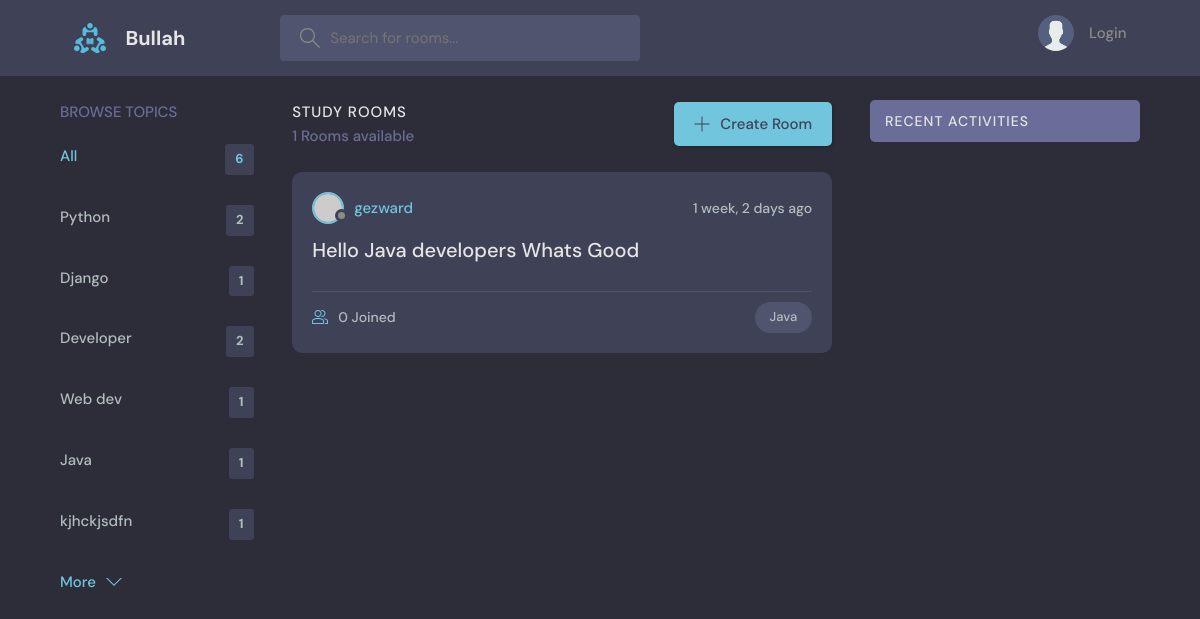
Screenshot of /?q=Java with the database file from the repository.
### base/models.py (models this page shows, shortened)
class Topic(models.Model):
    name = models.CharField(max_length=2000, null=True)

class Room(models.Model):
    host = models.ForeignKey(User, on_delete=models.SET_NULL, null=True)
    topic = models.ForeignKey(Topic, on_delete=models.SET_NULL, null=True)
    name = models.CharField(max_length=200, null=True)
    description = models.TextField(null=True, blank=True)
    participants = models.ManyToManyField(User, related_name='participants', blank=True)
    updated = models.DateTimeField(auto_now=True)
    created = models.DateTimeField(auto_now_add=True)
    class Meta:
        ordering = ['-updated', '-created']

### base/views.py (the view)
# urls.py: path('', views.home, name='home'),
def home(request):
    q = request.GET.get('q') if request.GET.get('q') is not None else ''
    rooms = Room.objects.filter(
        Q(topic__name__icontains=q) |
        Q(name__icontains=q) |
        Q(description__icontains=q)
    )
    topics = Topic.objects.all()
    room_count = rooms.count()
    room_messages = Message.objects.filter(Q(room__topic__name__icontains=q))
    context = {'rooms': rooms, 'topics': topics,
               'room_count': room_count, 'room_messages': room_messages}
    return render(request, 'base/home.html', context)

### base/templates/base/home.html (shortened to what this page needs)
{% extends 'main.html' %}
{% block content %}
    <main class="layout layout--3">
        <div class="container">
            {% include 'base/topics_component.html' %}
            <div class="roomList">
                <div class="roomList__header">
                    <div>
                        <h2>Study Rooms</h2>
                        <p>{{ room_count }} Rooms available</p>
                    </div>
                    <a class="btn btn--main" href="{% url 'create-room' %}">
                        <svg version="1.1" xmlns="http://www.w3.org/2000/svg" width="32" height="32"
                             viewBox="0 0 32 32">
                            <title>add</title>
                            <path
                                    d="M16.943 0.943h-1.885v14.115h-14.115v1.885h14.115v14.115h1.885v-14.115h14.115v-1.885h-14.115v-14.115z">
                            </path>
                        </svg>
                        Create Room
                    </a>
                </div>
                {% include 'base/feeds_component.html' %}
            </div>
            {% include 'base/activity_component.html' %}
        </div>
    </main>
{% endblock content %}

### base/templates/base/topics_component.html
<div class="topics">
    <div class="topics__header">
        <h2>Browse Topics</h2>
    </div>
    <ul class="topics__list">
        <li>
            <a href="{% url 'home' %}" class="active">All <span>{{ topics.count }}</span></a>
        </li>
        {% for topic in topics %}
            <li>
                <a href="{% url 'home' %}?q={{ topic.name }}">{{ topic.name }} <span>{{ topic.room_set.all.count }}</span></a>
            </li>
        {% endfor %}
    </ul>
    <a class="btn btn--link" href="topics.html">
        More
        <svg version="1.1" xmlns="http://www.w3.org/2000/svg" width="32" height="32" viewBox="0 0 32 32">
            <title>chevron-down</title>
            <path d="M16 21l-13-13h-3l16 16 16-16h-3l-13 13z"></path>
        </svg>
    </a>
</div>

### base/templates/base/feeds_component.html (shortened to what this page needs)
{% for room in rooms %}
    <div class="roomListRoom">
        <div class="roomListRoom__header">
            <a href="{% url 'user-profile' room.host.id %}" class="roomListRoom__author">
                <div class="avatar avatar--small">
                    <img src="https://randomuser.me/api/portraits/women/11.jpg"/>
                </div>
                <span>{{ room.host.username }}</span>
            </a>
            <div class="roomListRoom__actions">
                <span>{{ room.created | timesince }} ago</span>
            </div>
        </div>
        <div class="roomListRoom__content">
            <a href="{% url 'room' room.id %}">{{ room.name }}</a>
        </div>
        <div class="roomListRoom__meta">
            <a href="{% url 'room' room.id %}" class="roomListRoom__joined">
                {{ room.participants.all.count }} Joined
            </a>
            <p class="roomListRoom__topic">{{ room.topic.name }}</p>
        </div>
    </div>
{% endfor %}

### static/styles/style.css (style rules this page uses)
:root { --color-main: #71c6dd; --color-main-light: #e1f6fb; --color-dark: #3f4156; --color-dark-medium: #51546e; --color-dark-light: #696d97; --color-light: #e5e5e5; --color-gray: #8b8b8b; --color-light-gray: #b2bdbd; --color-bg: #2d2d39; --color-success: #5dd693; --color-error: #fc4b0b; }
* { font-family: "DM Sans", -apple-system, BlinkMacSystemFont, "Segoe UI", Roboto, Oxygen, Ubuntu, Cantarell, "Open Sans", "Helvetica Neue", sans-serif; margin: 0; padding: 0; box-sizing: border-box; text-rendering: optimizeLegibility; font-size: inherit; }
html { font-size: 56.25%; }
@media only screen and (min-width: 1200px) { html { font-size: 62.5%; } }
body { line-height: 1.6; font-weight: 400; font-size: 1.5rem; color: var(--color-light-gray); background-color: var(--color-bg); min-height: 100vh; }
img { width: 100%; }
a { display: inline-block; color: var(--color-main); text-decoration: none; }
.container { max-width: 120rem; width: 90%; margin: auto; }
.btn { background-color: transparent; border: none; display: inline-flex; align-items: center; gap: 1rem; cursor: pointer; transition: all ease-in-out 0.3s; padding: 1rem 2rem; border-radius: 5px; box-shadow: 1px 1px 3px 1px rgba(0, 0, 0, 0.15); font-weight: 500; }
.btn--link { border-radius: 0; padding: 0; color: var(--color-main); box-shadow: none; }
.btn--main { background-color: var(--color-main); color: var(--color-dark); }
.btn > svg { fill: currentColor; width: 1.6rem; height: 1.6rem; }
.avatar { position: relative; display: inline-block; border-radius: 50%; border: 2px solid var(--color-main); }
.avatar img { display: block; border-radius: 50%; object-fit: cover; object-position: center; }
.avatar::after { content: ""; display: block; position: absolute; background-color: var(--color-gray); z-index: 111; border-radius: 50%; border: 0.3rem solid var(--color-dark); }
.avatar.avatar--small img { width: 2.8rem; height: 2.8rem; }
.avatar.avatar--small:after { width: 0.7rem; height: 0.7rem; bottom: 0px; right: -6px; }
.layout { margin-top: 2.4rem; }
.layout > .container { display: flex; justify-content: space-between; align-items: flex-start; }
.layout--3 > .container > div:first-child { flex-basis: 18%; max-width: 22.5rem; }
.layout--3 > .container > div:nth-child(2) { flex-basis: 50%; }
.topics__header { margin-bottom: 2rem; }
.topics__header h2 { text-transform: uppercase; font-weight: 500; color: var(--color-dark-light); }
.topics__list { list-style: none; }
.topics__list li a { display: flex; justify-content: space-between; margin-bottom: 3rem; font-weight: 500; color: var(--color-light-gray); transition: all 0.3s ease-in-out; }
.topics__list li a.active, .topics__list li a:hover { color: var(--color-main); }
.topics__list li a span { padding: 0.5rem 1rem; background-color: var(--color-dark); border-radius: 3px; font-size: 1.3rem; font-weight: 700; letter-spacing: 1px; }
.roomList__header { display: flex; justify-content: space-between; align-items: center; margin-bottom: 2.4rem; }
.roomList__header h2 { text-transform: uppercase; font-weight: 500; color: var(--color-light); letter-spacing: 1px; }
.roomList__header p { font-weight: 500; color: var(--color-dark-light); }
.roomListRoom { margin-bottom: 2.4rem; background-color: var(--color-dark); border-radius: 1rem; padding: 2rem; }
.roomListRoom__header { display: flex; justify-content: space-between; align-items: center; }
.roomListRoom__author { font-weight: 500; display: flex; align-items: center; gap: 1rem; }
.roomListRoom__actions { display: flex; align-items: flex-start; gap: 1rem; position: relative; }
.roomListRoom__actions span { font-size: 1.4rem; font-weight: 500; }
.roomListRoom__content { margin: 1rem 0; }
.roomListRoom__content a { font-size: 2rem; font-weight: 500; margin-bottom: 1.5rem; color: var(--color-light); transition: all 0.3s ease-in-out; }
.roomListRoom__meta { border-top: 1px solid var(--color-dark-medium); padding-top: 1rem; display: flex; align-items: center; justify-content: space-between; }
.roomListRoom__joined { color: var(--color-light-gray); display: flex; align-items: center; gap: 1rem; font-size: 1.4rem; font-weight: 500; }
.roomListRoom__joined svg { fill: var(--color-main); width: 1.6rem; height: 1.6rem; }
.roomListRoom__topic { padding: 5px 1.5rem; background-color: var(--color-dark-medium); border-radius: 5rem; font-weight: 500; font-size: 1.3rem; }

### rows the page displays
Topic: name "Python", room_set.all.count "2"
Topic: name "Django", room_set.all.count "1"
Topic: name "Developer", room_set.all.count "2"
Topic: name "Web dev", room_set.all.count "1"
Topic: name "Java", room_set.all.count "1"
Topic: name "kjhckjsdfn", room_set.all.count "1"
Room: host.username "gezward", created "1 week, 2 days", name "Hello Java developers Whats Good", participants.all.count "0", topic.name "Java"

### other values shown
{{ topics.count }} "6"
{{ room_count }} "1"
